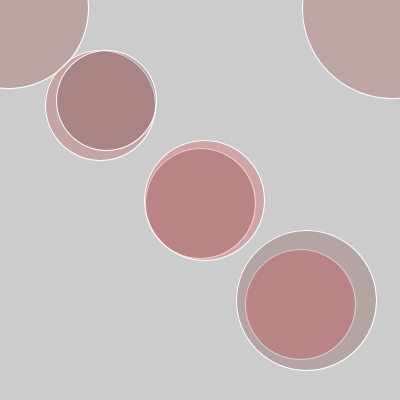
Frame 1 (no input)
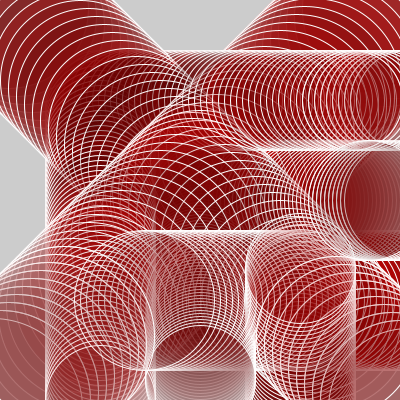
Frame 60 (the mouse pressed at the canvas centre just before this capture)
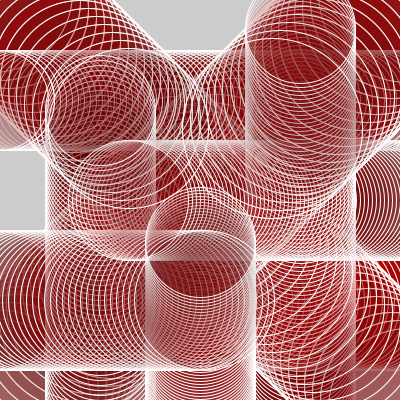
Frame 120 (the mouse held since frame 60 and released just before this capture)

The Processing sketch that drew these frames (run headless with seeded random() and noise(); from frame 60 on, the mouse is pressed at the canvas centre):

// Processing sketch: processing_22353
// ── processing_22353.pde

Thing thing1;
Thing thing2;
Thing thing3;
Thing thing4;
Thing thing5;
Thing thing6;
Thing thing7;
Thing thing8;

int trans = 50;

void setup () {
size (400, 400);
//smooth();
thing1 = new Thing (100, 100, 110, 5);
thing2 = new Thing (200, 200, 110, 3);
thing3 = new Thing (300, 300, 110, 4);
thing4 = new Thing (100, 100, 100, 6);
thing5 = new Thing (200, 200, 120, 4);
thing6 = new Thing (300, 300, 140, 6);
thing7 = new Thing (0, 0, 160, 8);
thing8 = new Thing (400, 0, 180, 8);
}

void draw () {
//background (255);
thing1.move();
thing2.move();
thing3.move();
thing4.move2();
thing5.move2();
thing6.move2();
thing7.move3();
thing8.move4();

trans -=1;

trans = constrain (trans,10,49);
}

//name the class
class Thing {

//date (variables)

float xpos;
float ypos;
float radius;
float speed;

//constructor
Thing (float tempX, float tempY, float tempRadius, float tempSpeed){
xpos = tempX;
ypos = tempY;
radius = tempRadius;
speed = tempSpeed;
}

//methods and functions

void move() {
ypos =ypos+speed;
if ((ypos > height) || (ypos<0)) {
speed *= -1;
}

stroke(255);
fill (random(255), 0, 0,trans);
ellipse (xpos, ypos, radius, radius);
}

void move2 () {
xpos =xpos+speed;
if ((xpos > width) || (xpos<0)) {
speed *= -1;
}
fill (random(255), 0, 0, trans);
ellipse (xpos, ypos, radius, radius);
}

void move3 () {
xpos =xpos+speed;
ypos =ypos+speed;
if ((xpos > width) || (xpos<0)) {
speed *= -1;
}
fill (random(255), 0, 0, trans);

ellipse (xpos, ypos, radius, radius);
}

void move4 () {
xpos =xpos-speed;
ypos =ypos+speed;
if ((xpos > width) || (xpos<0)) {
speed *= -1;
}
fill (random(255), 0, 0, trans);
ellipse (xpos, ypos, radius, radius);
}



}
